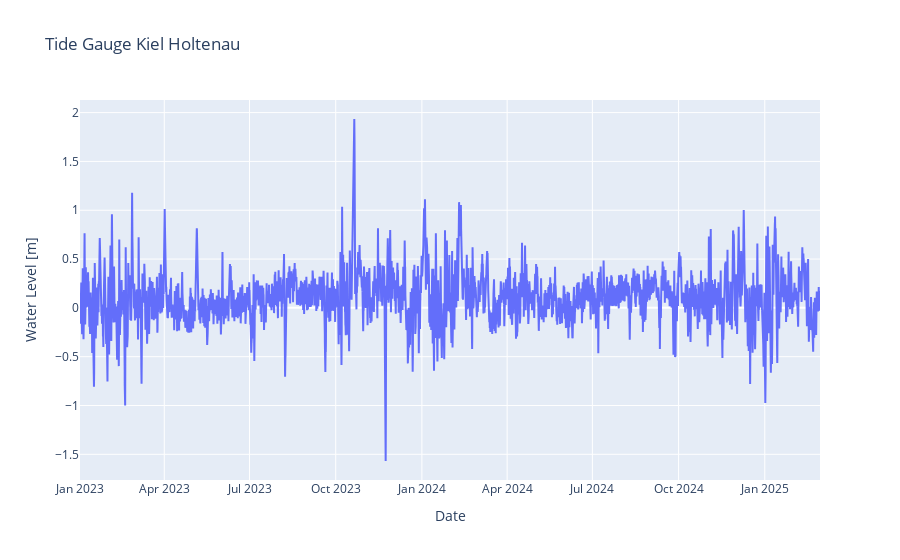

The code cell stored with this chart in its notebook:
### Code cell
fig = go.Figure()
fig.add_trace(go.Scatter(x=df_hourly['TIME'], y=df_hourly['SLEV'], mode='lines', name='SLEV'))

fig.update_layout(title='Tide Gauge Kiel Holtenau',
                     xaxis_title='Date',
                     yaxis_title='Water Level [m]')
fig.show()

### Figure 1 — Plotly figure (JSON) as saved in the notebook; plotly's stock layout.template omitted (floating-point values rounded to 4 significant figures; data arrays with more than 128 entries replaced by an {"elided": "..."} marker saying what was removed)
{"data": [{"mode": "lines", "name": "SLEV", "type": "scatter", "x": {"elided": "18959 str values"}, "y": {"elided": "18959 float values"}}], "layout": {"title": {"text": "Tide Gauge Kiel Holtenau"}, "xaxis": {"title": {"text": "Date"}}, "yaxis": {"title": {"text": "Water Level [m]"}}}}
